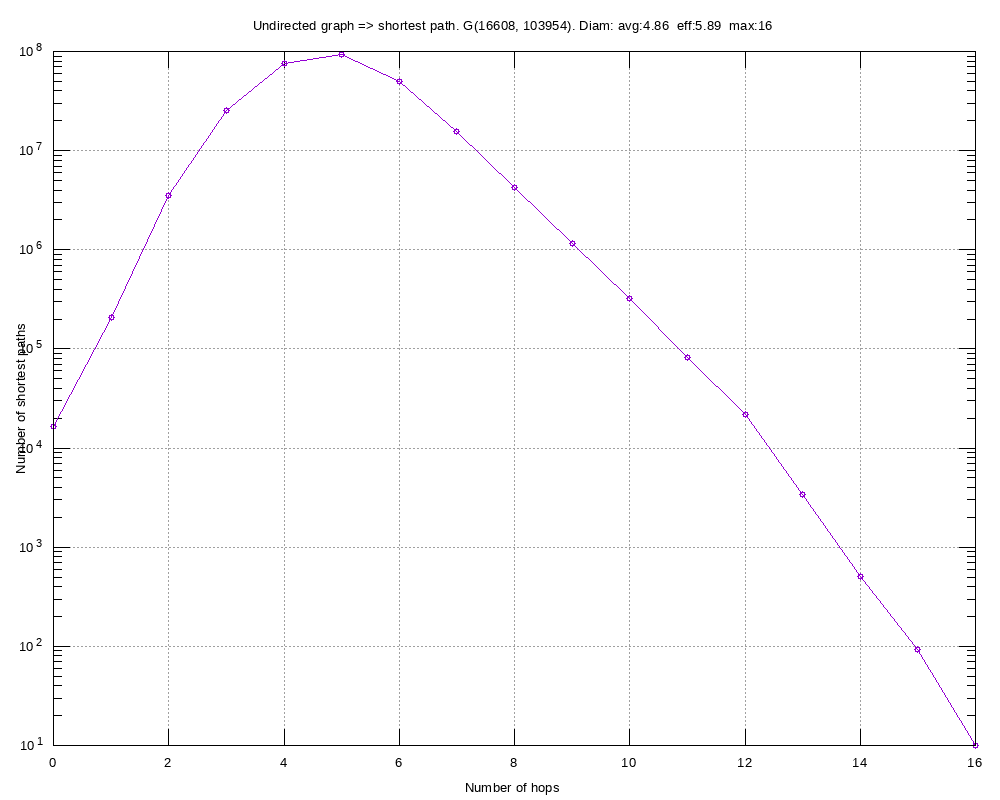

The script that saved this image:
#
# Undirected graph => shortest path. G(16608, 103954). Diam: avg:4.86  eff:5.89  max:16 (Wed Sep  4 19:22:11 2019)
#

set title "Undirected graph => shortest path. G(16608, 103954). Diam: avg:4.86  eff:5.89  max:16"
set key bottom right
set logscale y 10
set format y "10^{%L}"
set mytics 10
set grid
set xlabel "Number of hops"
set ylabel "Number of shortest paths"
set tics scale 2
set terminal png font arial 10 size 1000,800
set output 'diam.cit-HepPh-subgraph-shortest-path-distribution.png'
plot 	"diam.cit-HepPh-subgraph-shortest-path-distribution.tab" using 1:2 title "" with linespoints pt 6
